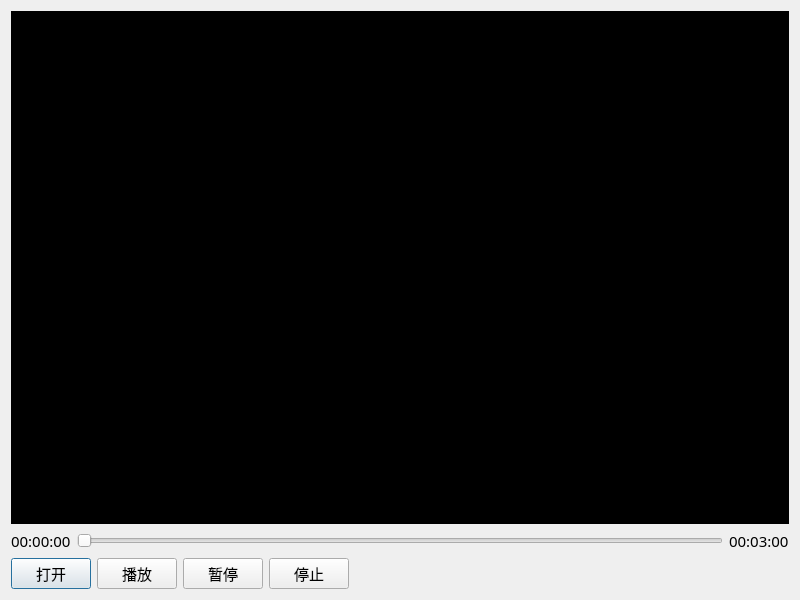
<?xml version="1.0" encoding="UTF-8"?>
<ui version="4.0">
 <class>PlayerDialog</class>
 <widget class="QDialog" name="PlayerDialog">
  <property name="geometry">
   <rect>
    <x>0</x>
    <y>0</y>
    <width>800</width>
    <height>600</height>
   </rect>
  </property>
  <property name="font">
   <font>
    <family>微软雅黑</family>
    <pointsize>11</pointsize>
   </font>
  </property>
  <property name="windowTitle">
   <string>PlayerDialog</string>
  </property>
  <layout class="QVBoxLayout" name="verticalLayout_2">
   <item>
    <widget class="QWidget" name="wdg_content" native="true">
     <property name="sizePolicy">
      <sizepolicy hsizetype="Expanding" vsizetype="Expanding">
       <horstretch>0</horstretch>
       <verstretch>0</verstretch>
      </sizepolicy>
     </property>
     <property name="styleSheet">
      <string notr="true">background-color: rgb(0, 0, 0);</string>
     </property>
     <layout class="QVBoxLayout" name="verticalLayout">
      <item>
       <widget class="MyOpenGLWidget" name="wdg_show" native="true"/>
      </item>
     </layout>
    </widget>
   </item>
   <item>
    <layout class="QHBoxLayout" name="horizontalLayout_2">
     <item>
      <widget class="QLabel" name="lb_curTime">
       <property name="text">
        <string>00:00:00</string>
       </property>
      </widget>
     </item>
     <item>
      <widget class="QSlider" name="slider_progress">
       <property name="orientation">
        <enum>Qt::Horizontal</enum>
       </property>
      </widget>
     </item>
     <item>
      <widget class="QLabel" name="lb_totalTime">
       <property name="text">
        <string>00:03:00</string>
       </property>
      </widget>
     </item>
    </layout>
   </item>
   <item>
    <layout class="QHBoxLayout" name="horizontalLayout">
     <item>
      <widget class="QPushButton" name="pb_start">
       <property name="text">
        <string>打开</string>
       </property>
      </widget>
     </item>
     <item>
      <widget class="QPushButton" name="pb_resume">
       <property name="text">
        <string>播放</string>
       </property>
      </widget>
     </item>
     <item>
      <widget class="QPushButton" name="pb_pause">
       <property name="text">
        <string>暂停</string>
       </property>
      </widget>
     </item>
     <item>
      <widget class="QPushButton" name="pb_stop">
       <property name="text">
        <string>停止</string>
       </property>
      </widget>
     </item>
     <item>
      <spacer name="horizontalSpacer">
       <property name="orientation">
        <enum>Qt::Horizontal</enum>
       </property>
       <property name="sizeHint" stdset="0">
        <size>
         <width>40</width>
         <height>20</height>
        </size>
       </property>
      </spacer>
     </item>
    </layout>
   </item>
  </layout>
 </widget>
 <customwidgets>
  <customwidget>
   <class>MyOpenGLWidget</class>
   <extends>QWidget</extends>
   <header>myopenglwidget.h</header>
   <container>1</container>
  </customwidget>
 </customwidgets>
 <resources/>
 <connections/>
</ui>
